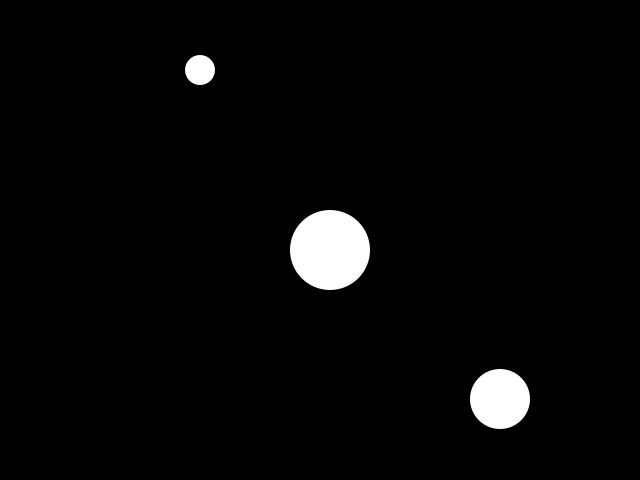
Frame 1 (no input)
Frame 60 (the mouse pressed at the canvas centre just before this capture): identical to frame 1, image omitted
Frame 120 (the mouse held since frame 60 and released just before this capture): identical to frame 1, image omitted

The Processing sketch that drew this single still picture (run headless with seeded random() and noise(); from frame 60 on, the mouse is pressed at the canvas centre):

// Processing sketch: function_void
// ── function_void.pde

void setup() {
  size (640, 480); 
  noStroke();
}

void draw() {
  background (0);
  makeCircle(330, 250, 80); 
  makeCircle(200, 70, 30);
  makeCircle(500, 399, 60);
}

void makeCircle(int locX, int locY, int diam) {
  fill (255); 
  ellipse (locX, locY, diam, diam); 
  textAlign (CENTER); 
  text ("circle", width/2, height/2 + 40);
}
